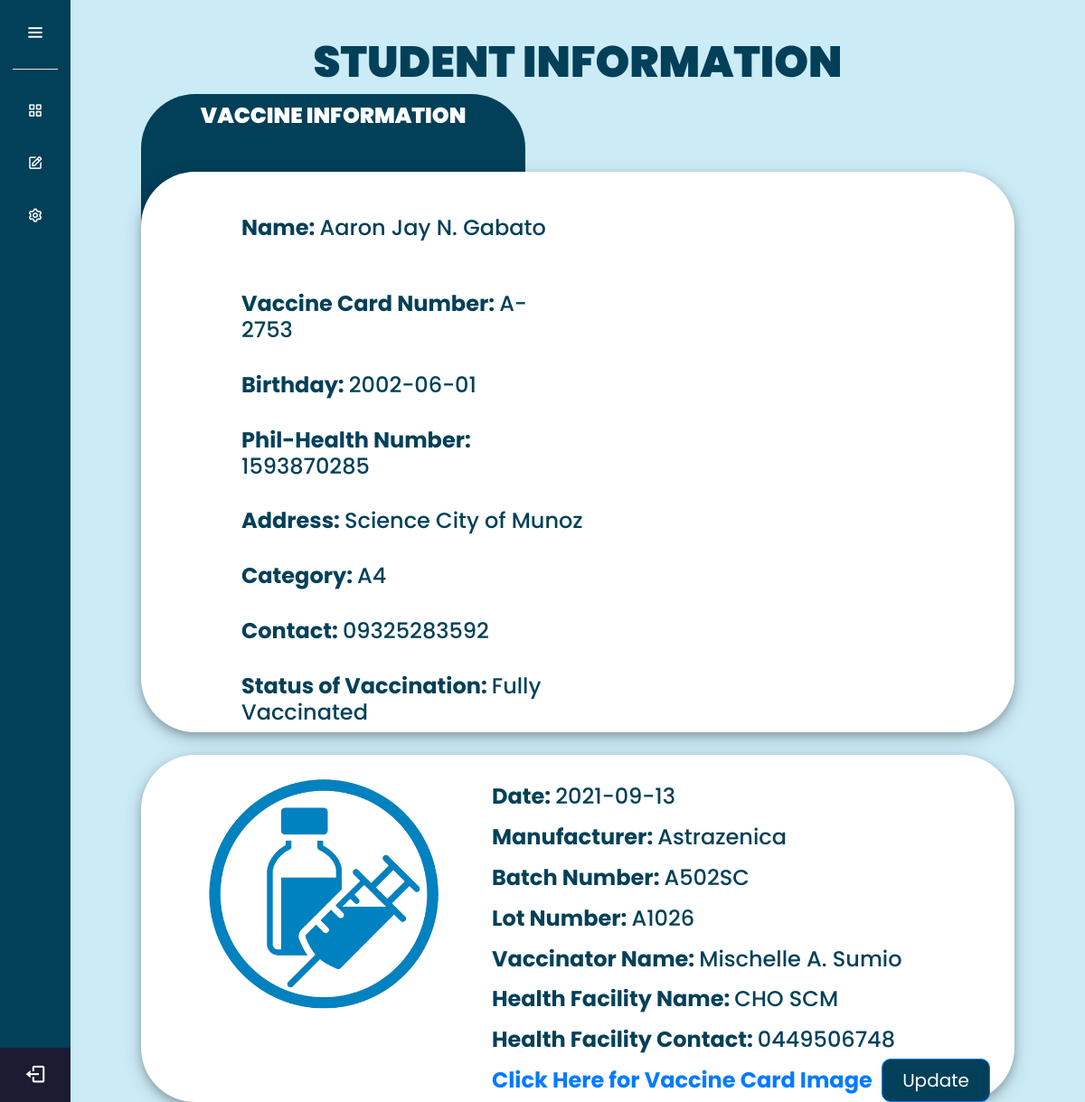
The page /student.php (signed in) on the database its author committed.
### tables this page shows
CREATE TABLE `user_vaccine` (
  `user_vaccine_id` int(11) NOT NULL,
  `userid` int(11) NOT NULL,
  `philhealth` varchar(255) DEFAULT NULL,
  `category` varchar(2) DEFAULT NULL,
  `vaccineCardNumber` varchar(255) DEFAULT NULL,
  `firstDoseid` int(11) DEFAULT NULL,
  `secondDoseid` int(11) DEFAULT NULL,
  `boosterDoseid` int(11) DEFAULT NULL,
  `facilityName` varchar(255) DEFAULT NULL,
  `facilityContact` varchar(255) DEFAULT NULL,
  `vaccineCard` varchar(255) DEFAULT NULL,
  `boosterCard` varchar(255) DEFAULT NULL
);

CREATE TABLE `user_login` (
  `user_login_id` int(11) NOT NULL,
  `name` varchar(255) NOT NULL,
  `address` varchar(255) NOT NULL,
  `birthday` date NOT NULL,
  `gender` varchar(255) NOT NULL,
  `email` varchar(255) NOT NULL,
  `contact` varchar(255) NOT NULL,
  `password` varchar(255) NOT NULL,
  `roles` varchar(255) NOT NULL,
  `grade` int(11) DEFAULT NULL,
  `section` int(11) DEFAULT NULL,
  `department` varchar(255) DEFAULT NULL,
  `profile` varchar(255) DEFAULT NULL
);

CREATE TABLE `first_dose` (
  `first_dose_id` int(11) NOT NULL,
  `userid` int(11) NOT NULL,
  `date` date NOT NULL,
  `manufacturer` varchar(255) NOT NULL,
  `batchNumber` varchar(255) NOT NULL,
  `lotNumber` varchar(255) NOT NULL,
  `vaccinatorName` varchar(255) NOT NULL
);

### student.php (the view, shortened to what this page needs)
<?php
    @include 'include\config.php';
?>
<!DOCTYPE html>
<html lang="en">
<head>
    <link rel="stylesheet" href="css/style.css">
    <link rel="stylesheet" href="https://cdn.jsdelivr.net/npm/bootstrap@4.6.1/dist/css/bootstrap.min.css">
    <link href='https://unpkg.com/boxicons@2.0.7/css/boxicons.min.css' rel='stylesheet'>
    <link rel="stylesheet" href="https://cdnjs.cloudflare.com/ajax/libs/font-awesome/4.7.0/css/font-awesome.min.css">
    <link href="https://cdnjs.cloudflare.com/ajax/libs/font-awesome/6.0.0/css/all.min.css" rel="stylesheet"/>
    <link href="http://cdnjs.cloudflare.com/ajax/libs/font-awesome/4.3.0/css/font-awesome.css" rel="stylesheet"  type='text/css'>
</head>
<body>
    <?php @include 'include\sidebar-nav.php'; ?>
    <section class="home-section" style="background-color: #cbebf6;">
        <h1 class="home-title text-center">STUDENT INFORMATION</h1>
        <div class="home-col-top">
            <br>
            <?php
                $userid = $_SESSION['id'];
                $sql = "SELECT * FROM user_vaccine INNER JOIN user_login ON user_vaccine.userid = user_login.user_login_id WHERE user_login.user_login_id = $userid";
                $result = mysqli_query($conn, $sql);
                if($result){
                    while($row = mysqli_fetch_assoc($result)){
                        $name = $row['name'];
                        $birthday = $row['birthday'];
                        $vaccineCardNumber = $row['vaccineCardNumber'];
                        $philhealth = $row['philhealth'];
                        $address = $row['address'];
                        $category = $row['category'];
                        $contact = $row['contact'];
                        $firstDoseid = $row['firstDoseid'];
                        $secondDoseid = $row['secondDoseid'];
                        $boosterDoseid = $row['boosterDoseid'];
                        $facilityName = $row["facilityName"];
                        $facilityContact = $row["facilityContact"];
                        if($firstDoseid != NULL){
                            $sql_firstDose = "SELECT * FROM first_dose WHERE userid = $userid";
                            $result_first = mysqli_query($conn, $sql_firstDose);
                            if($result_first){
                                while($row_first = mysqli_fetch_assoc($result_first)){
                                    $vaccineDateFirst = $row_first["date"];
                                    $manufacturerFirst = $row_first["manufacturer"];
                                    $batchFirst = $row_first["batchNumber"];
                                    $lotFirst = $row_first["lotNumber"];
                                    $vaccinatorFirst = $row_first["vaccinatorName"];
                                }
                            }
                        } else{
                            $vaccineDateFirst = NULL;
                            $manufacturerFirst = NULL;
                            $batchFirst = NULL;
                            $lotFirst = NULL;
                            $vaccinatorFirst = NULL;
                        }
                        $status = "";
                        if($firstDoseid == NULL && $secondDoseid  == NULL && $boosterDoseid == NULL){
                            $status = "Not Vaccinated";
                        } else if($firstDoseid != NULL && $manufacturerFirst == "Jansen" && $secondDoseid == NULL && $boosterDoseid == NULL){
                            $status = "One Dose Vaccination";
                        } else if($firstDoseid != NULL && $secondDoseid == NULL && $boosterDoseid == NULL){
                            $status = "Half Vaccinated";
                        } else if($firstDoseid != NULL && $secondDoseid != NULL && $boosterDoseid == NULL){
                            $status = "Fully Vaccinated";
                        } else if($firstDoseid != NULL && $secondDoseid != NULL && $boosterDoseid != NULL){
                            $status = "Fully Vaccinated with Booster";
                        }
                    }
                }
            ?>
            <div class="home-col-top-title">
                <h2 >VACCINE INFORMATION</h2>
            </div>
            <div class="home-col-top-content">
                <div class="row ml-5">
                    <div class="col-6 ml-5 mt-5" style="margin-left: 30px;">
                        <h4 style="color: #024059"><span class="font-weight-bold">Name: </span><?php echo $name; ?></h4>
                    </div>
                    <div class="col-5 ml-5 mt-5">
                        <h4 style="color: #024059"><span class="font-weight-bold">Vaccine Card Number: </span><?php echo $vaccineCardNumber; ?></h4>
                    </div>
                </div>
                <div class="row ml-5">
                    <div class="col-6 ml-5 mt-4" style="margin-left: 30px;">
                        <h4 style="color: #024059"><span class="font-weight-bold">Birthday: </span><?php echo $birthday; ?></h4>
                    </div>
                    <div class="col-5 ml-5 mt-4">
                        <h4 style="color: #024059"><span class="font-weight-bold">Phil-Health Number: </span><?php echo $philhealth; ?></h4>
                    </div>
                </div>
                <div class="row ml-5">
                    <div class="col-6 ml-5 mt-4" style="margin-left: 30px;">
                        <h4 style="color: #024059"><span class="font-weight-bold">Address: </span><?php echo $address; ?></h4>
                    </div>
                    <div class="col-5 ml-5 mt-4">
                        <h4 style="color: #024059"><span class="font-weight-bold">Category: </span><?php echo $category; ?></h4>
                    </div>
                </div>
                <div class="row ml-5">
                    <div class="col-6 ml-5 mt-4" style="margin-left: 30px;">
                        <h4 style="color: #024059"><span class="font-weight-bold">Contact: </span><?php echo $contact; ?></h4>
                    </div>
                    <div class="col-5 ml-5 mt-4" style="margin-left: 30px;">
                        <h4 style="color: #024059"><span class="font-weight-bold">Status of Vaccination: </span><?php echo $status; ?></h4>
                    </div>
                </div>
            </div>
        </div>
        <div class="home-col-bot active" id="first">
            <br>
            <div class="home-col-bot-title">
                <h2 ><button class="btn float-left ml-5" id="btnl1"></button> <button class="btn float-right mr-5" id="btnr1"></button></h2>
            </div>
            <div class="home-col-bot-content">
                <div class="row">
                    <div class="col-4 text-center mt-4 mb-4 mr-2 ml-5">
                        <img src="image/vaccine.png" class="" style="width: 36vh;">
                    </div>
                    <div class="col-7 mt-3">
                        <h4 style="color: #024059" class="mt-3"><span class="font-weight-bold">Date: </span><?php echo $vaccineDateFirst ?></h4>
                        <h4 style="color: #024059" class="mt-3"><span class="font-weight-bold">Manufacturer: </span><?php echo $manufacturerFirst ?></h4>
                        <h4 style="color: #024059" class="mt-3"><span class="font-weight-bold">Batch Number: </span><?php echo $batchFirst ?></h4>
                        <h4 style="color: #024059" class="mt-3"><span class="font-weight-bold">Lot Number: </span><?php echo $lotFirst ?></h4>
                        <h4 style="color: #024059" class="mt-3"><span class="font-weight-bold">Vaccinator Name: </span><?php echo $vaccinatorFirst ?></h4>
                        <h4 style="color: #024059" class="mt-3"><span class="font-weight-bold">Health Facility Name: </span><?php echo $facilityName ?></h4>
                        <h4 style="color: #024059" class="mt-3"><span class="font-weight-bold">Health Facility Contact: </span><?php echo $facilityContact ?></h4>
                        <h4 style="color: #024059" class="mt-3"><span class="font-weight-bold"><?php if($firstDoseid != NULL) { echo "<a href='student_image-vaccine.php'>Click Here for Vaccine Card Image</a> </span> <a href='student_update.php?fdid=".$firstDoseid."'><button type='button' class='btn btn-lg btn-primary float-right' style='margin-top: -10px; background: #024059; border-radius: 10px; width: 10vw'>Update</button></a>"; } ?></h4>
                    </div>
                </div>
            </div>
        </div>
    </section>
</body>
</html>

### css/style.css (style rules this page uses)
* { font-family: 'Roboto', sans-serif; margin: 0; padding: 0; box-sizing: border-box; outline: none; text-decoration: none; }

### student.php (style rules this page uses)
* { margin: 0; padding: 0; box-sizing: border-box; font-family: "Poppins" , sans-serif; }
.home-section { position: relative; background: #E4E9F7; min-height: 100vh; top: 0; left: 78px; width: calc(100% - 78px); transition: all 0.5s ease; }
.home-section .home-title { color: #024059; font-weight: 900; position: relative; top: 40px; font-size: 3rem; }
.home-section .home-col-top-content { position: relative; background: #fff; min-height: 30vh; top: 100px; left: 78px; box-shadow: 0 4px 8px 0 rgba(0, 0, 0, 0.2), 0 6px 20px 0 rgba(0, 0, 0, 0.19); width: calc(100% - 78px - 78px); border-radius: 60px; transition: all 0.5s ease; z-index: 3; }
.home-section .home-col-top-title { background: #024059; position: absolute; top: 13vh; left: 78px; min-height: 30vh; border-radius: 60px; width: calc(24% + 78px + 78px); }
.home-section .home-col-top-title h2 { color: #fff; font-weight: 900; padding-top: 10px; font-size: 3vh; text-align: center; }
.home-col-bot { display: none; }
.active { display: block; }
.home-section .home-col-bot-content { position: relative; background: #fff; min-height: 35vh; margin-top: 9%; left: 78px; box-shadow: 0 4px 8px 0 rgba(0, 0, 0, 0.2), 0 6px 20px 0 rgba(0, 0, 0, 0.19); width: calc(100% - 78px - 78px); border-radius: 60px; transition: all 0.5s ease; }
.home-section .home-col-bot-title { background: #024059; position: absolute; top: 51%; left: 78px; min-height: 14vh; border-radius: 60px; width: calc(24% + 78px + 78px); }
.home-section .home-col-bot-title h2 { color: #fff; font-weight: 900; padding-top: 5px; font-size: 4vh; text-align: center; }

### rows shown on the page
user_vaccine: userid.name "Aaron Jay N. Gabato", vaccineCardNumber "A-2753", userid.birthday "2002-06-01", philhealth "1593870285", userid.address "Science City of Munoz", category "A4", userid.contact "09325283592", status "Fully Vaccinated", facilityName "CHO SCM", facilityContact "0449506748"
first_dose: date "2021-09-13", manufacturer "Astrazenica", batchNumber "A502SC", lotNumber "A1026", vaccinatorName "Mischelle A. Sumio"
